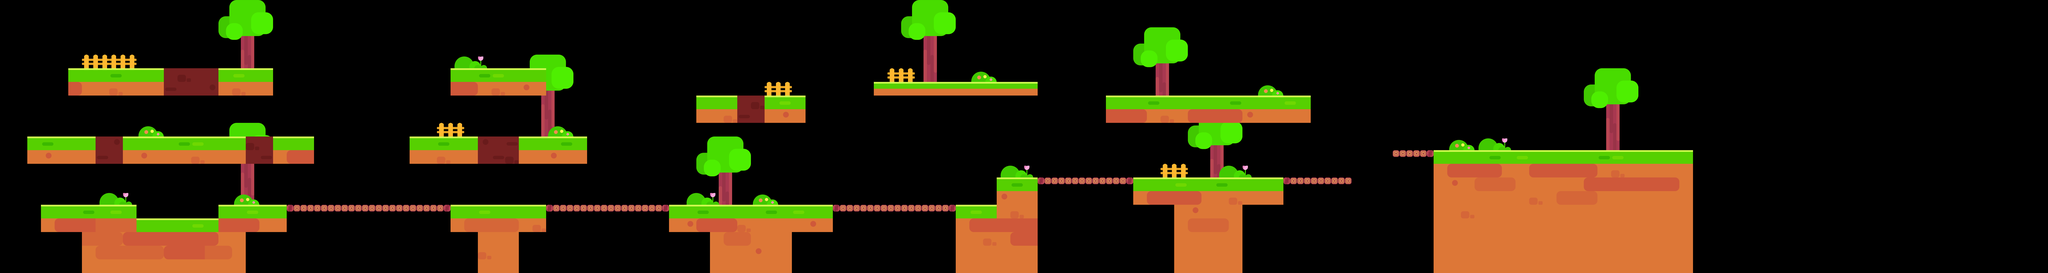

A 2D game scene composited from a Tiled map and its tileset images. What follows is a short description and the map's XML, with each tile layer's data collapsed to a summary:
An orthogonal 150x20 tile map with 80x80 px tiles, 6 tile layers (zhuangshi02, dixing, dimian, dixingzhuangshi, ...).

<map version="1.0" orientation="orthogonal" renderorder="right-down" width="150" height="20" tilewidth="80" tileheight="80">
 <tileset firstgid="1" name="map_1" tilewidth="80" tileheight="80">
  <image source="map_1.png" width="640" height="640" />
 </tileset>
 <layer name="zhuangshi02" width="150" height="20">
  <data>[3000 cells, 203 non-empty, 26 distinct tile ids]</data>
 </layer>
 <layer name="dixing" width="150" height="20">
  <data>[3000 cells, 600 non-empty, 7 distinct tile ids]</data>
 </layer>
 <layer name="dimian" width="150" height="20">
  <data>[3000 cells, 138 non-empty, 1 distinct tile ids]</data>
 </layer>
 <layer name="dixingzhuangshi" width="150" height="20">
  <data>[3000 cells, 127 non-empty, 10 distinct tile ids]</data>
 </layer>
 <layer name="dimianzhuangshi" width="150" height="20">
  <data>[3000 cells, 29 non-empty, 2 distinct tile ids]</data>
 </layer>
 <layer name="zhuangshi01" width="150" height="20">
  <data>[3000 cells, 32 non-empty, 5 distinct tile ids]</data>
 </layer>
</map>
